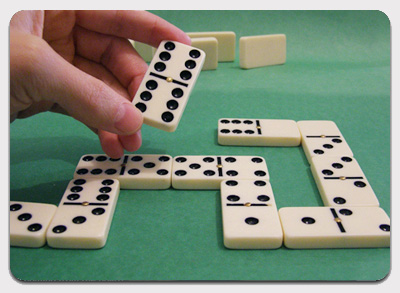
#> input picture images/1.jpg, 400 x 293 px
$ python -i processing.py   (imports and definitions only)   (Python 2 division)   (older library calls are emulated)
#> lines starting #> are read from the running program, lines starting #| are printed output that depends on the picture
__author__ = 'Brian Diaz'
import cv2
import numpy as np
from image import Image

min_radius = 8
max_radius = 20

class Processing:
    def __init__(self, image):
        self.image = image
        self.image_data = cv2.resize(image.load(), (600, 400))

    # Save a Image to local path
    def save_image(self, image, path):
        cv2.imwrite(path, image)

    # Set Gray Scale image for a better algorithm efficiency
    def gray_scale(self):
        return cv2.cvtColor(self.change_background_colors(self.image_data), cv2.COLOR_BGR2GRAY)

    #Draw Gaussian Blur
    def gaussian_blur(self):
        return cv2.GaussianBlur(self.gray_scale(),(5,5),0)

    # Get a more resistant to noise operator that joints Gaussian smoothing plus differentiation operation
    def gradient(self):
        return cv2.Sobel(self.gaussian_blur(), cv2.CV_8U, 1, 0, ksize=3)


    def umbral(self):
        _,umbral = cv2.threshold(self.gradient(), 170, 255, cv2.THRESH_BINARY + cv2.THRESH_OTSU)
        return umbral

    # Get all Ellipses
    def structuring_elements(self):
        return cv2.getStructuringElement(cv2.MORPH_ELLIPSE, (5, 5))

    # Get all morphologies of the umbral data
    def morphology_elements(self):
        return cv2.morphologyEx(self.umbral(), cv2.MORPH_CLOSE, self.structuring_elements())

    # [47 lines left out: functions get_domino_points, change_background_colors, draw_circles, not called in this run]

>>> import cv2
>>> picture = cv2.imread('images/1.jpg', cv2.IMREAD_GRAYSCALE)
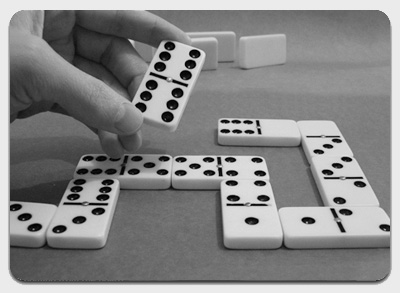
#> picture: shape (293, 400); min 0, max 240, mean 135.2
#> (the run stopped early here; a loop or call above may not have finished)
